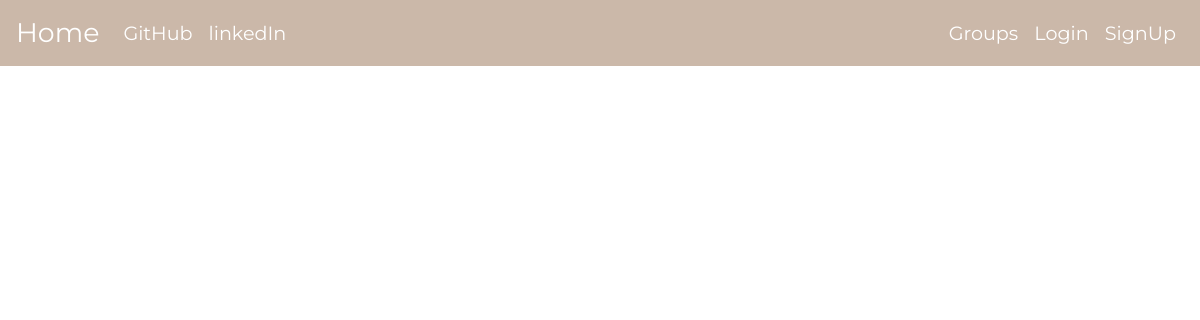
Before: /groups/ with the older database file.
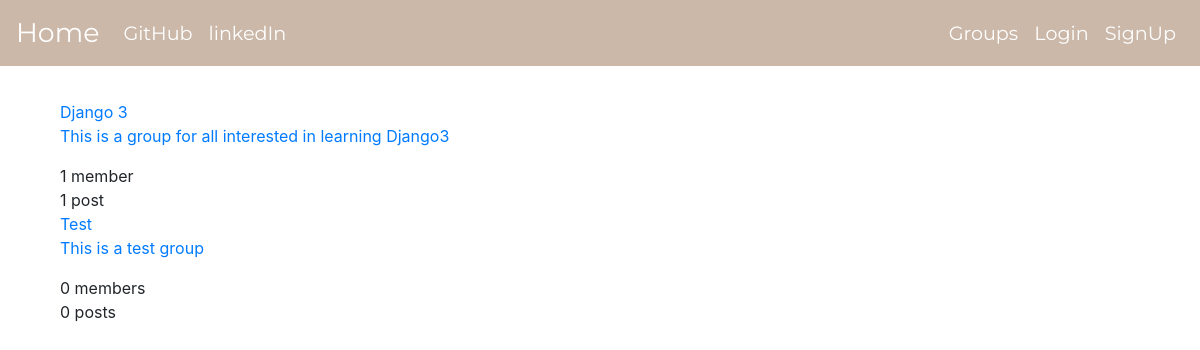
After: the same page with the newer database file.
### groups/models.py (models this page shows, shortened)
class Group(models.Model):
    name = models.CharField(max_length=250,unique=True)
    slug = models.SlugField(unique=True,allow_unicode=True,default='',blank=True)
    description = models.TextField(blank=True,default='')
    description_html = models.TextField(editable=False,blank=True,default='')
    members = models.ManyToManyField(User,through='GroupMember')
    class Meta:
        ordering =['name']

### groups/views.py (the view)
# urls.py: path('',views.ListGroups.as_view(),name='group_list'),
class ListGroups(generic.ListView):
    model = Group

### groups/templates/groups/group_list.html (shortened to what this page needs)
{% extends 'groups/group_base.html' %}
{% block group %}
  <div class="col-md-8">
    {% for group in group_list %}
      <a href="{% url 'groups:group_detail' slug=group.slug %}">{{group.name}}</a>
      <a href="{% url 'groups:group_detail' slug=group.slug %}">{{group.description_html|safe}}</a>
      <div class="count">
        <span class="mem_count">{{group.members.count}}</span> member{{group.members.count|pluralize}}<br>
        <span class="post_count">{{group.group_post.count}}</span> post{{group.group_post.count|pluralize}}
      </div>
    {% endfor %}
  </div>
{% endblock %}

Changed rows visible on the page:
added Group: name "Django 3", description_html "This is a group for all interested in learning Django3", members.count "1", group_post.count "1"
added Group: name "Test", description_html "This is a test group", members.count "0", group_post.count "0"
